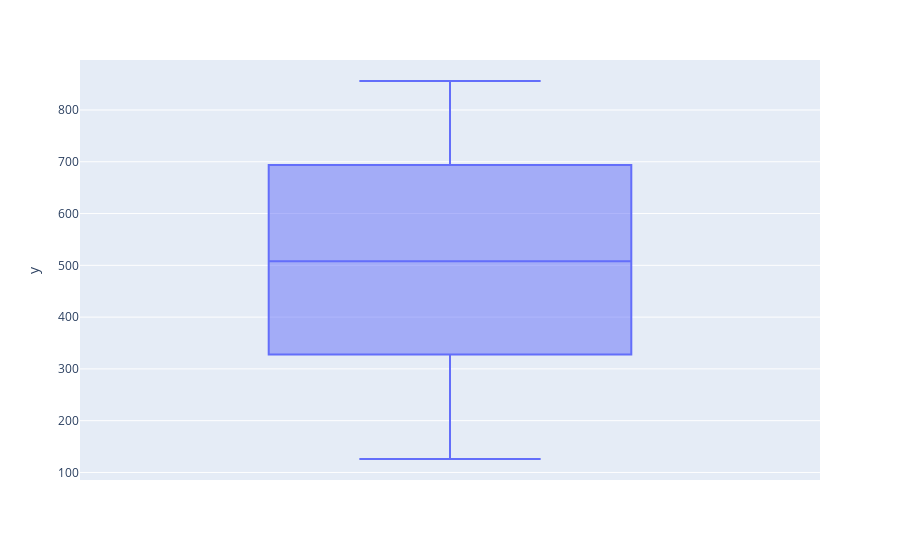

The notebook cell this image was saved under:
### Code cell
px.box(y=arr1)

### Figure 1 — Plotly figure (JSON) as saved in the notebook; plotly's stock layout.template omitted (floating-point values rounded to 4 significant figures; data arrays with more than 128 entries replaced by an {"elided": "..."} marker saying what was removed)
{"data": [{"alignmentgroup": "True", "hovertemplate": "y=%{y}<extra></extra>", "legendgroup": "", "marker": {"color": "#636efa"}, "name": "", "notched": false, "offsetgroup": "", "orientation": "v", "showlegend": false, "type": "box", "x0": " ", "xaxis": "x", "y": {"elided": "500 int values"}, "y0": " ", "yaxis": "y"}], "layout": {"boxmode": "group", "legend": {"tracegroupgap": 0}, "margin": {"t": 60}, "xaxis": {"anchor": "y", "domain": [0, 1]}, "yaxis": {"anchor": "x", "domain": [0, 1], "title": {"text": "y"}}}}
